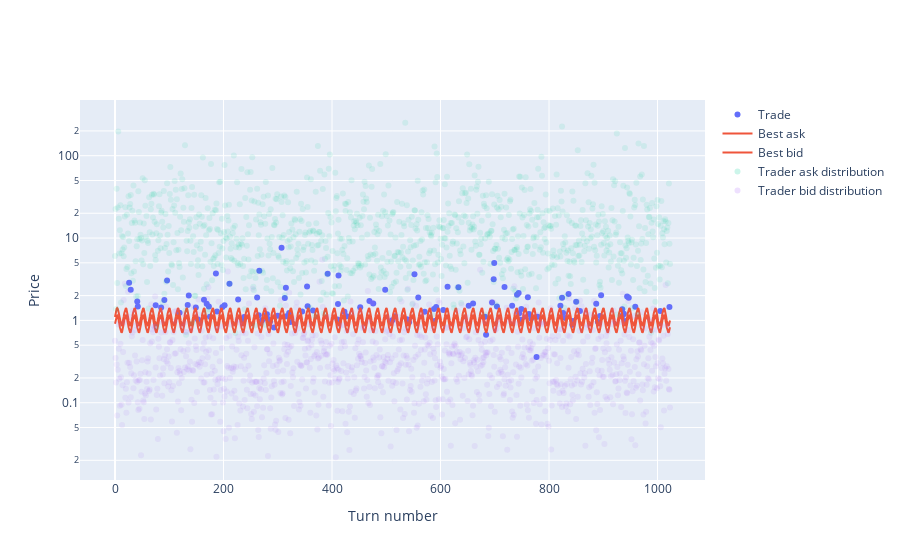

The code cell stored with this chart in its notebook:
### Code cell
trades_plot(turn_results)

### Figure 1 — Plotly figure (JSON) as saved in the notebook; plotly's stock layout.template omitted (floating-point values rounded to 4 significant figures; data arrays with more than 128 entries replaced by an {"elided": "..."} marker saying what was removed)
{"data": [{"marker": {"color": "#636EFA"}, "mode": "markers", "name": "Trade", "type": "scatter", "x": [26, 29, 41, 42, 75, 85, 91, 96, 119, 134, 136, 149, 153, 164, 169, 173, 175, 186, 188, 198, 202, 211, 227, 237, 238, 262, 265, 266, 271, 280, 282, 286, 293, 300, 307, 313, 315, 316, 321, 323, 345, 354, 355, 365, 392, 410, 411, 412, 423, 427, 452, 469, 476, 498, 511, 516, 538, 542, 552, 559, 571, 588, 589, 592, 605, 613, 633, 652, 660, 682, 684, 695, 698, 699, 704, 718, 732, 741, 744, 745, 748, 749, 761, 763, 767, 777, 779, 821, 824, 826, 830, 836, 843, 844, 850, 857, 887, 890, 894, 896, 935, 936, 938, 940, 944, 947, 959, 1005, 1022], "y": [2.871, 2.362, 1.694, 1.474, 1.527, 1.436, 1.771, 3.056, 1.24, 1.54, 2.009, 1.439, 1.025, 1.783, 1.594, 1.472, 1.107, 3.701, 1.28, 1.457, 1.522, 2.787, 1.794, 1.014, 1.103, 1.894, 1.152, 3.998, 1.004, 1.188, 1.04, 0.9793, 0.8199, 1.137, 7.604, 1.869, 2.489, 1.12, 1.227, 0.9592, 1.282, 2.583, 1.481, 1.32, 3.689, 1.025, 1.584, 3.516, 1.278, 1.12, 1.448, 1.724, 1.609, 2.361, 1.004, 1.121, 1.035, 0.9512, 3.631, 1.898, 1.277, 1.371, 0.9847, 1.459, 1.339, 2.569, 2.531, 1.506, 1.607, 1.109, 0.6696, 1.653, 3.169, 4.975, 1.475, 2.543, 1.505, 2.049, 2.157, 1.22, 1.015, 1.378, 1.903, 1.197, 1.058, 0.3601, 1.11, 1.502, 1.885, 1.228, 1.069, 2.095, 0.8853, 0.9865, 1.688, 1.301, 1.595, 0.9658, 1.13, 2.015, 1.367, 1.152, 1.208, 0.9832, 1.951, 1.882, 1.462, 1.298, 1.452]}, {"marker": {"color": "#EF553B"}, "name": "Best ask", "type": "scatter", "y": {"elided": "1024 float values"}}, {"marker": {"color": "#EF553B"}, "name": "Best bid", "type": "scatter", "y": {"elided": "1024 float values"}}, {"marker": {"color": "#00CC96", "opacity": 0.1}, "mode": "markers", "name": "Trader ask distribution", "type": "scatter", "x": {"elided": "1024 int values"}, "y": {"elided": "1024 float values"}}, {"marker": {"color": "#AB63FA", "opacity": 0.1}, "mode": "markers", "name": "Trader bid distribution", "type": "scatter", "x": {"elided": "1024 int values"}, "y": {"elided": "1024 float values"}}], "layout": {"xaxis": {"title": {"text": "Turn number"}}, "yaxis": {"title": {"text": "Price"}, "type": "log"}}}
